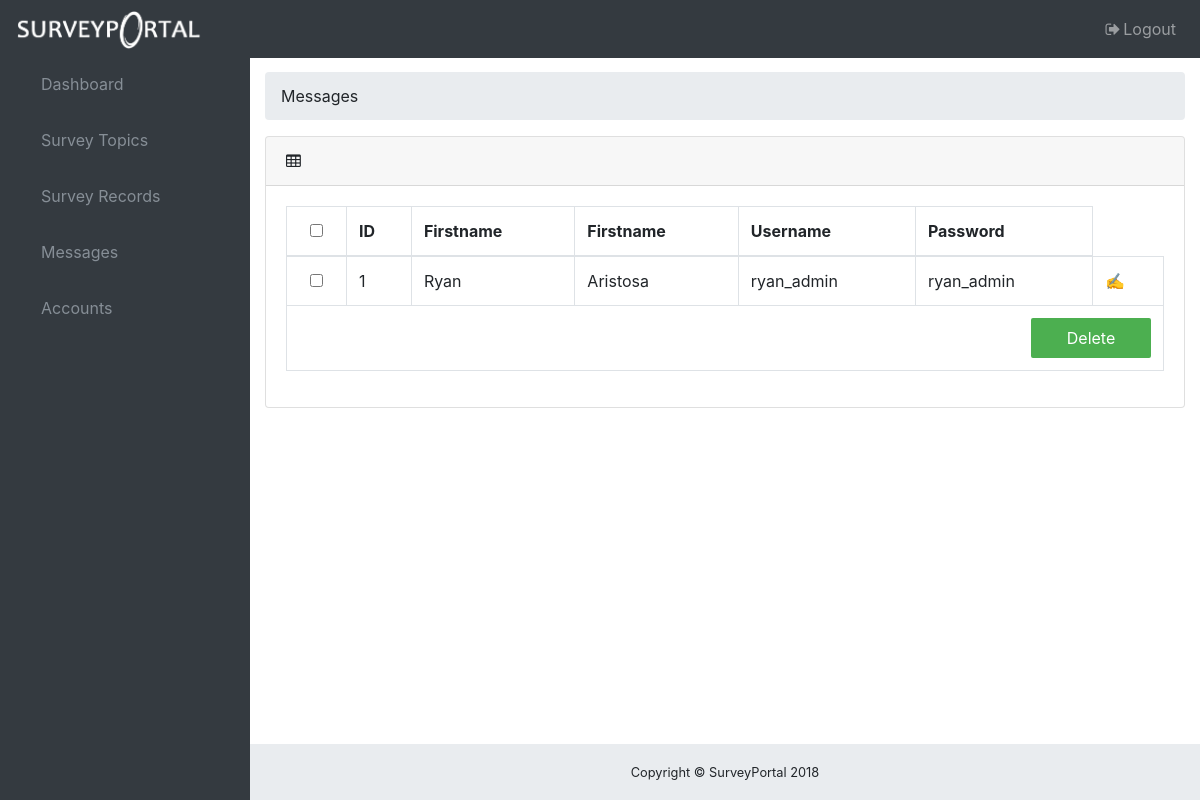
The page /accounts.php on the database its author committed.
### tables this page shows
CREATE TABLE `tbl_accounts` (
  `id` int(2) NOT NULL,
  `firstname` varchar(20) NOT NULL,
  `lastname` varchar(20) NOT NULL,
  `username` varchar(15) NOT NULL,
  `password` varchar(15) NOT NULL
);

### accounts.php (the view, shortened to what this page needs)
<!DOCTYPE html>
<html>
<head>
	<link href="vendor/bootstrap/css/bootstrap.min.css" rel="stylesheet">
	<link href="vendor/font-awesome/css/font-awesome.min.css" rel="stylesheet" type="text/css">
	<link href="vendor/datatables/dataTables.bootstrap4.css" rel="stylesheet">
	<link href="css/sb-admin.css" rel="stylesheet">
	<link href="css/backend.css" rel="stylesheet">
</head>
<body class="fixed-nav sticky-footer bg-dark" id="page-top">
	<nav class="navbar navbar-expand-lg navbar-dark bg-dark fixed-top" id="mainNav">
		<a class="navbar-brand" href="admin.php"><img class="logo" src="pictures/SurveyPortal Logo.png"></a>
		<div class="collapse navbar-collapse" id="navbarResponsive">
			<ul class="navbar-nav navbar-sidenav" id="exampleAccordion">
				<li class="nav-item" data-toggle="tooltip" data-placement="right" title="Dashboard">
					<a class="nav-link" href="admin.php">
						<span class="nav-link-text">Dashboard</span>
					</a>
				</li>
				<li class="nav-item" data-toggle="tooltip" data-placement="right" title="Accounts">
					<a class="nav-link" href="survey_topics.php">
						<span class="nav-link-text">Survey Topics</span>
					</a>
				</li>
				<li class="nav-item" data-toggle="tooltip" data-placement="right" title="Messages">
					<a class="nav-link" href="survey_records.php">
						<span class="nav-link-text">Survey Records</span>
					</a>
				</li>
				<li class="nav-item" data-toggle="tooltip" data-placement="right" title="Messages">
					<a class="nav-link" href="messages.php">
						<span class="nav-link-text">Messages</span>
					</a>
				</li>
				<li class="nav-item" data-toggle="tooltip" data-placement="right" title="Reservation">
					<a class="nav-link" href="accounts.php">
						<span class="nav-link-text">Accounts</span>
					</a>
				</li>
			</ul>
			 <ul class="navbar-nav ml-auto">
				<li class="nav-item">
					<a class="nav-link" data-toggle="modal" data-target="#exampleModal">
						<i class="fa fa-fw fa-sign-out"></i>Logout
					</a>
				</li>
			</ul>
		</div>
	</nav>
	<div class="content-wrapper">
		<div class="container-fluid">
			<ol class="breadcrumb">
				<li class="breadcrumb-item">Messages</li>
			</ol>
			<div class="card mb-3">
				<div class="card-header">
					<i class="fa fa-table"></i></div>
				<div class="card-body">
					<div class="table-responsive">
						<table class="table table-bordered" width="100%" cellspacing="0">
							<thead>
								<tr>
									<td align="center">
										<input id="All" onclick="checkAll(this)" type="checkbox">
									</td>
									<th>ID</th>
									<th>Firstname</th>
									<th>Firstname</th>
									<th>Username</th>
									<th>Password</th>
							</thead>
							<tbody>
								<form method="post">
									<?php
										require('connection.php');
										$sqlView = "SELECT * FROM tbl_accounts";
										$result = mysqli_query($link, $sqlView);
										while ($row = mysqli_fetch_array($result)) {
											echo "<tr>
												<td align=center><input id=All name=check[] type=checkbox value=" . $row['id'] . "></td>
												<td>" . $row['id'] . "</td>
												<td>" . $row['firstname'] . "</td>
												<td>" . $row['lastname'] . "</td>
												<td>" . $row['username'] . "</td>
												<td>" . $row['password'] . "</td>
												<td><a class=icon href=edit_account.php?=$row[id]> &#9997; </a></td>
											</tr>";
										}
									?>
									<tr>
										<td align=right colspan="12">
											<input class="button" name="btndelete" type="submit" value="Delete">
										</td>
									</tr>
								</form>
							</tbody>
						</table>
					</div>
				</div>
			</div>
		</div>
		<footer class="sticky-footer">
			<div class="container">
				<div class="text-center">
					<small>Copyright &copy; SurveyPortal 2018</small>
				</div>
			</div>
		</footer>
	</div>
</body>
</html>

### css/sb-admin.css (style rules this page uses)
html { position: relative; min-height: 100%; }
body { overflow-x: hidden; }
body.sticky-footer { margin-bottom: 56px; }
body.sticky-footer .content-wrapper { min-height: calc(100vh - 56px - 56px); }
body.fixed-nav { padding-top: 56px; }
.content-wrapper { min-height: calc(100vh - 56px); padding-top: 1rem; }
#mainNav .navbar-collapse { overflow: auto; max-height: 75vh; }
#mainNav .navbar-collapse .navbar-nav .nav-item .nav-link { cursor: pointer; }
@media (min-width: 992px) { #mainNav .navbar-brand { width: 250px; } }
@media (min-width: 992px) { #mainNav .navbar-collapse { overflow: visible; max-height: none; } }
@media (min-width: 992px) { #mainNav .navbar-collapse .navbar-sidenav { position: absolute; top: 0; left: 0; -webkit-flex-direction: column; -ms-flex-direction: column; flex-direction: column; margin-top: 56px; } }
@media (min-width: 992px) { #mainNav .navbar-collapse .navbar-sidenav > .nav-item { width: 250px; padding: 0; } }
@media (min-width: 992px) { #mainNav .navbar-collapse .navbar-sidenav > .nav-item > .nav-link { padding: 1em; } }
@media (min-width: 992px) { #mainNav.fixed-top .navbar-sidenav { height: calc(100vh - 112px); } }
.content-wrapper { overflow-x: hidden; background: white; }
@media (min-width: 992px) { .content-wrapper { margin-left: 250px; } }
#mainNav.navbar-dark .navbar-collapse .navbar-sidenav > .nav-item > .nav-link { color: #868e96; }
@media (min-width: 992px) { #mainNav.navbar-dark .navbar-collapse .navbar-sidenav { background: #343a40; } }
footer.sticky-footer { position: absolute; right: 0; bottom: 0; width: 100%; height: 56px; background-color: #e9ecef; line-height: 55px; }
@media (min-width: 992px) { footer.sticky-footer { width: calc(100% - 250px); } }

### css/backend.css (style rules this page uses)
img.logo { height: 40px; margin-bottom: -5px; margin-top: -5px; }
.button { background-color: #4CAF50; border: 2px solid #4CAF50; border-radius: 2px; color: white; cursor: pointer; height: 40px; width: 120px; }
a.icon { text-decoration: none; color: black; }

### rows shown on the page
tbl_accounts: id "1", firstname "Ryan", lastname "Aristosa", username "ryan_admin", password "ryan_admin"
